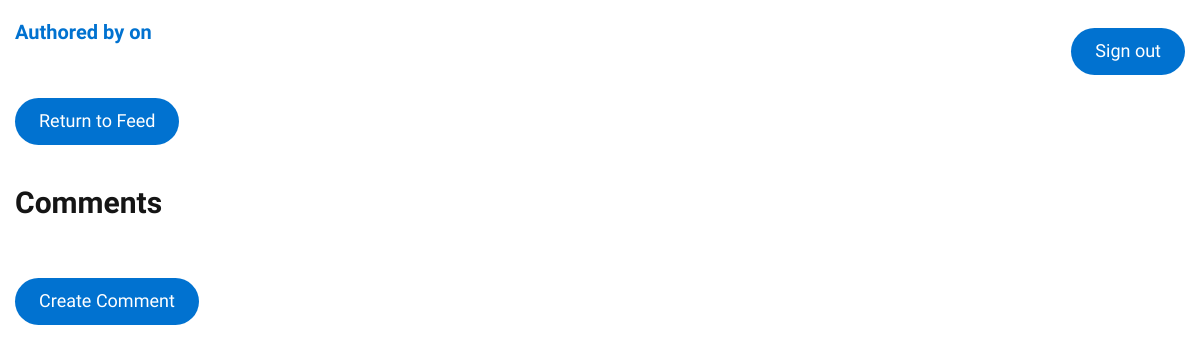
The app's page /entity/detail.php?post_id=26, older data.
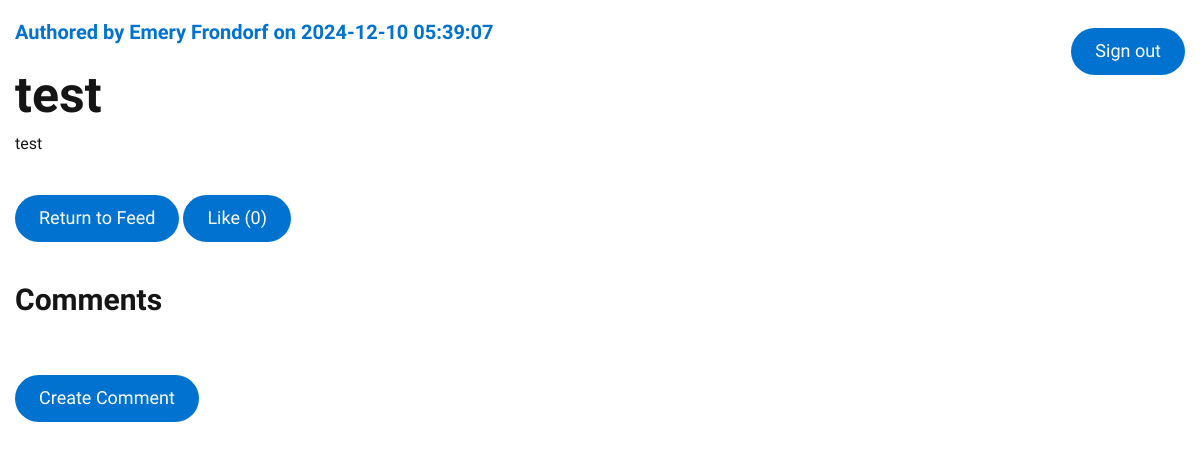
The same page, newer data.
### tables this page shows
CREATE TABLE `posts` (
  `postID` int(10) UNSIGNED NOT NULL,
  `userID` int(10) UNSIGNED NOT NULL,
  `title` varchar(150) NOT NULL,
  `contents` varchar(500) NOT NULL,
  `date_time` datetime NOT NULL
);

CREATE TABLE `users` (
  `userID` int(10) UNSIGNED NOT NULL,
  `email` varchar(100) NOT NULL,
  `password` varchar(100) NOT NULL,
  `firstName` varchar(64) DEFAULT NULL,
  `lastName` varchar(64) DEFAULT NULL,
  `isAdmin` tinyint(1) NOT NULL
);

### entity/detail.php (the view, shortened to what this page needs)
<?php
require_once("../db.php");
$i = $_GET['post_id'];
$hasName = false;
$stmt = $db->prepare('SELECT users.firstName, users.lastName FROM users INNER JOIN posts ON users.userID = posts.userID WHERE postID = ?');
$stmt->execute([$i]);
$name = $stmt->fetch();
if($name[0] == null AND $name[1] == null)
{
    $stmt = $db->prepare('SELECT users.email, posts.title, posts.contents, posts.date_time FROM users INNER JOIN posts ON users.userID = posts.userID WHERE postID = ?');
    $stmt->execute([$i]);
    $post1 = $stmt->fetch();
}
else{
    $stmt = $db->prepare('SELECT users.email, users.firstName, users.lastName, posts.title, posts.contents, posts.date_time FROM users INNER JOIN posts ON users.userID = posts.userID WHERE postID = ?');
    $stmt->execute([$i]);
    $post2 = $stmt->fetch();
    $hasName = true;
}
?>
<html class="no-js" lang="zxx">
<head>
    <link rel="stylesheet" href="assets/css/vendor/bootstrap.min.css">
    <link rel="stylesheet" href="assets/css/vendor/font-awesome.min.css">
    <link rel="stylesheet" href="assets/css/plugins/slick.min.css">
    <link rel="stylesheet" href="assets/css/plugins/animate.css">
    <link rel="stylesheet" href="assets/css/style.css">
</head>
<body>
    <header class="header-area">
        <div class="main-menu-wrapper sticky header-transparent">
            <div class="container custom-container">
                <div class="row align-items-center justify-content-between">
                    <div class="col-6">
                        <div class="buy-btn text-right">
                            <a href="../signOut.php" class="btn btn-all" >Sign out</a>
                        </div>
                    </div>
                </div>
            </div>
        </div>
    </header>
    <main>
        <?php if($hasName == true){?>
            <section class="main-menu-wrapper section-padding pb-10">
                <div class="container custom-container">
                    <div class="row align-items-center justify-content-between">
                        <div class="col-6">
                            <div class="hero-slider-content">
                                <h4 class="slide-subtitle pb-3"><?='Authored by '.$post2[1].' '.$post2[2].' on '.$post2[5]?></h4>
                                <h2 class="slide-title"><?=$post2[3]?></h2>
								<p><?=$post2[4]?></p>
                                <a href="index.php" class="btn btn-all">Return to Feed</a>
                                <?php
                                $stmt = $db->prepare('SELECT COUNT(*) FROM users_r_posts WHERE postID = ?');
                                $stmt->execute([$i]);
                                $postLikeCount = $stmt->fetch();
                                ?>
                                <a href="postLike.php?post_id=<?=$i?>" class="btn btn-all">Like<?php echo " (".$postLikeCount[0].")"?></a>
                            </div>
						</div>
                    </div>
                </div>
        </section>
        <?php }
        else{ ?>
            <section class="main-menu-wrapper section-padding pb-10">
                <div class="container custom-container">
                    <div class="row align-items-center justify-content-between">
                        <div class="col-6">
                            <div class="hero-slider-content">
                                <h4 class="slide-subtitle pb-3"><?='Authored by '.$post1[0].' on '.$post1[3]?></h4>
                                <a href="index.php" class="btn btn-all">Return to Feed</a>
                            </div>
						</div>
                    </div>
                </div>
        </section>
        <?php }?>
        <section class="main-menu-wrapper section-padding pb-10">
                <div class="container custom-container">
                    <div class="row align-items-center justify-content-between">
                        <div class="col-6">
                            <div class="hero-slider-content">
                                <h2>Comments</h2><br />
                                <a href="createComment.php?post_id=<?=$i?>" class="btn btn-all">Create Comment</a>
                            </div>
						</div>
                    </div>
                </div>
        </section>
	</main>
</body>
</html>

Row changes from the older to the newer data that the page shows:
added posts: userID.firstName "Emery", userID.lastName "Frondorf", date_time "2024-12-10 05:39:07", title "test", contents "test"
Text that changed along with them:
$postLikeCount[0]: (not shown) → "0"
text now shown: "Like ( )"
